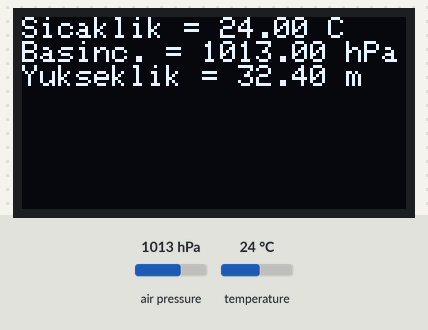
The sketch below on a simulated Arduino Uno, built with avr-gcc and run on an emulated ATmega328P. On the bench: 128×64 one-colour display. The inputs (shaded band) are chosen by the test bench; at power-on: air pressure 1013 hPa, temperature 24 °C.

Above: at 1.2 s.
1.3 s: air pressure set to 952 hPa
At 3.3 s:
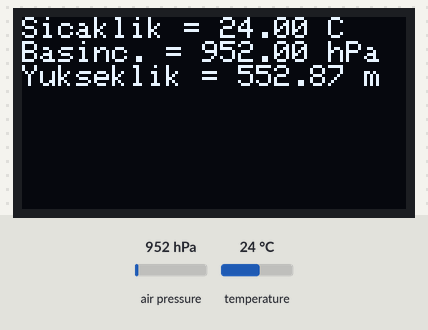
3.6 s: temperature set to 12 °C
At 5.0 s:
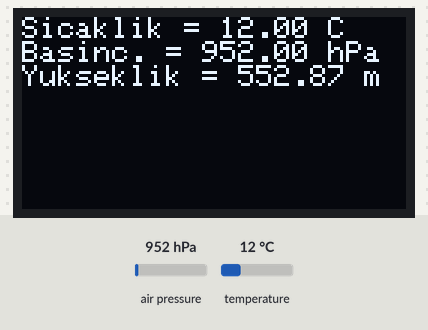
5.9 s: air pressure set to 975 hPa
At 6.7 s:
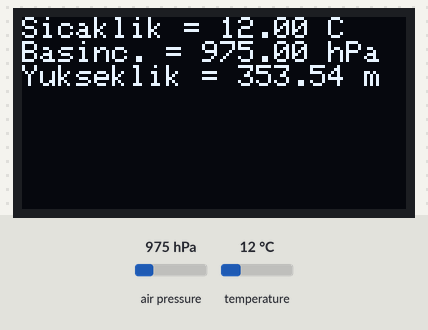
8.2 s: temperature set to 19 °C
Timing chart, 0 to 11.2 s (numbered marks = the images above; inputs shaded):
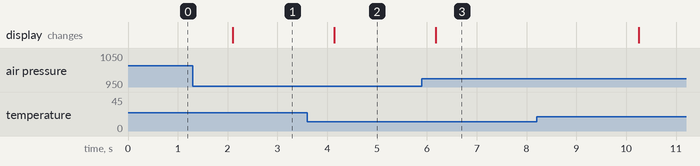

Measured:
- after the input at 1.3 s, the display: changes after 0.81 s (image 1)
- after the input at 3.6 s, the display: changes after 0.54 s (image 2)
- after the input at 5.9 s, the display: changes after 0.28 s (image 3)

The sketch:

barometer.ino
```cpp
#include <Adafruit_BMP280.h>
#include <Adafruit_SSD1306.h>
#include <SPI.h>
#define OLED_Address 0x3C
Adafruit_BMP280 bmp; // I2C
Adafruit_SSD1306 oled(1);

void setup() {
  oled.begin(SSD1306_SWITCHCAPVCC, OLED_Address);
  oled.clearDisplay();
  oled.setTextSize(1);
  oled.setTextColor(WHITE);

  if (!bmp.begin()) {
    oled.setCursor(0,0);
    oled.print("SENSOR BULNAMADI!");
    oled.display();
    while (1);
  }
}

void loop() {
  oled.clearDisplay();
  oled.setCursor(0,0);
  oled.print("Sicaklik = ");
  oled.print(bmp.readTemperature());
  oled.print(" C");

  oled.setCursor(0,8);
  oled.print("Basinc. = ");
  oled.print(bmp.readPressure()/100);
  oled.print(" hPa");

  oled.setCursor(0,16);
  oled.print("Yukseklik = ");
  oled.print(bmp.readAltitude(1016.9));
  oled.print(" m");

  oled.display();
  delay(2000);
}
```
